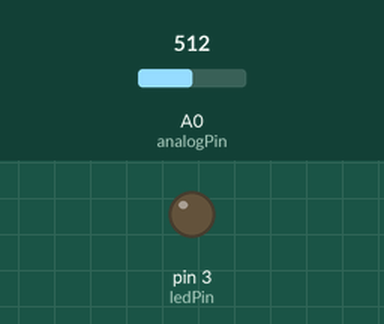
Simulated run of this sketch. Board: Arduino Uno, built with avr-gcc and run on an emulated ATmega328P. On the bench: output pins drawn as LEDs (lit = HIGH). Inputs (shaded band) come from the test bench; at power-on: A0 (analogPin) = 512. What the sketch prints to the serial monitor is not drawn.

Above: at 1.2 s.
1.3 s: A0 (analogPin) set to 550
At 2.05 s:
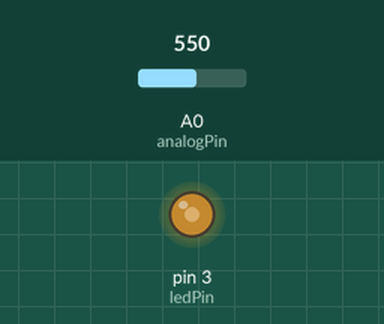
4.3 s: A0 (analogPin) set to 525
7.3 s: A0 (analogPin) set to 545
10.3 s: A0 (analogPin) set to 511
11.8 s: A0 (analogPin) set to 716
Timing chart, 0 to 15.8 s (numbered marks = the images above; inputs shaded):
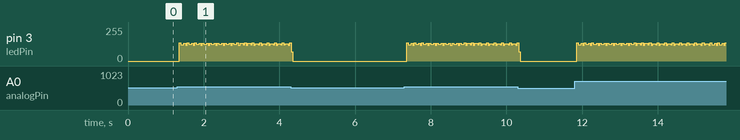

The sketch:

InitialSetup.ino
```cpp
int analogPin = A0;
int ledPin = 3;
int digitalPin = 7;
int sensorValue = 0;
int max=0;
int count=0;

void setup ()
{
Serial.begin (115200);
pinMode(ledPin,OUTPUT);
pinMode(digitalPin,INPUT);
}

void loop ()
{
checkAnalog();

/*
  if(count<5000) {
    count++;
    if (max<sensorValue) {
      max=sensorValue;
    } else {
      Serial.println (max, DEC);
    }
  } else {
    count=0;
  }
  */
}

void checkAnalog() {
  static int maxA = 0;
  static int minA = 1023;
  int aValue = 0;
  float volts;
  float maxVolts;
  float minVolts;
  aValue = analogRead(analogPin);
  if (aValue<minA) {minA = aValue;}
  if (aValue>maxA) {maxA = aValue;}
  volts = (aValue*5.0)/1024.0;
  minVolts = (minA*5.0)/1024.0;
  maxVolts = (maxA*5.0)/1024.0;

  Serial.print("A = "); Serial.print(aValue,DEC);
  Serial.print(" Max = "); Serial.print(maxA);
  Serial.print(" Min = "); Serial.print(minA);
  Serial.print(" Volts = "); Serial.println(volts);

  if (aValue > 535) {
    digitalWrite(ledPin, !digitalRead(ledPin));
    //delay(1000);
  }
}

/*#include <FastLED.h>
#define LED_PIN     7
#define NUM_LEDS    300
#define BRIGHTNESS  50
#define COLOR_ORDER RGB
#define DIGITALPIN 3

int analogPin = A3;
int val=0;
int sensorValue = 0;

CRGB leds[NUM_LEDS];
void setup() {
  FastLED.addLeds<WS2812B, LED_PIN, GRB>(leds, NUM_LEDS);
  pinMode (DIGITALPIN, INPUT);
  Serial.begin(9600);
}

void loop() {
  sensorValue = analogRead (analogPin);
  Serial.println (sensorValue);
  val = digitalRead(DIGITALPIN);
  Serial.print(val);
  if (val == LOW)
  {
    for (int i = 0; i <= 299; i++) {
      leds[i] = CRGB ( 255,0, 0);
      FastLED.show();
      delay(1);
    }
  } else {
    for (int i = 0; i <= 299; i++) {
      leds[i] = CRGB ( 10,10, 10);
      FastLED.show();
      delay(1);
    }
  }
}*/
/*
const int ledpin=13; // ledpin and soundpin are not changed throughout the process
const int soundpin=A0;
const int threshold=200; // sets threshold value for sound sensor
void setup() {
  Serial.begin(9600);
  pinMode(ledpin,OUTPUT);
  pinMode(soundpin,INPUT);
}
void loop() {
  int soundsens=analogRead(soundpin); // reads analog data from sound sensor
  //Serial.println(soundsens);
  if (soundsens>=threshold) {
      Serial.println(soundsens);
      digitalWrite(ledpin,HIGH); //turns led on
      delay(1000);
      digitalWrite(ledpin,LOW);
   }
  else{
      digitalWrite(ledpin,LOW);
   }
}*/
```

Measured:
- the behaviour switches between 535 and 536 on A0 (analogPin) (found by bisection; images 0 and 1)
